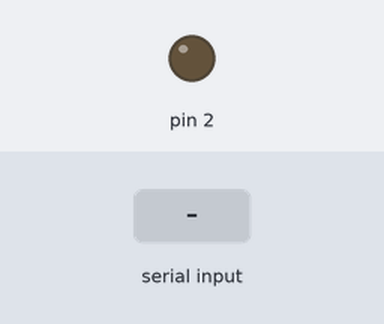
Simulated run of this sketch. Board: Arduino Uno, built with avr-gcc and run on an emulated ATmega328P. On the bench: output pins drawn as LEDs (lit = HIGH). The inputs (shaded band) are chosen by the test bench. What the sketch prints to the serial monitor is not drawn.

Above: at 1.2 s.
1.3 s: "90,45\n" received over Serial
At 1.7 s:
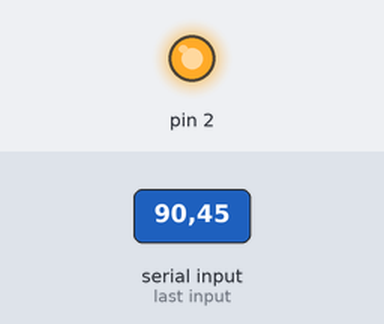
Timing chart, 0 to 4.3 s (numbered marks = the images above; inputs shaded):
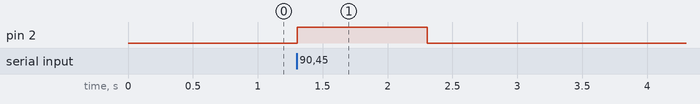

The sketch:

Serial_monitor.ino
```cpp
void setup() {
pinMode(2, OUTPUT);
Serial.begin(9600);

}

void loop() {
if(Serial.available())
{
  int a;
  a= Serial.parseInt();
  if(a>5)

  {
    digitalWrite(2, 1);
    Serial.println("Led 온");
    Serial.print("Led 온");
  }
  else
  {
    digitalWrite(2, 0);
    Serial.print("Inpunt data : ");
    Serial.println(a);
    Serial.println("Led off");
    }
}
}
```

Measured:
- after the input at 1.3 s, pin 2: LOW → HIGH at once, → LOW 1.0 s later
